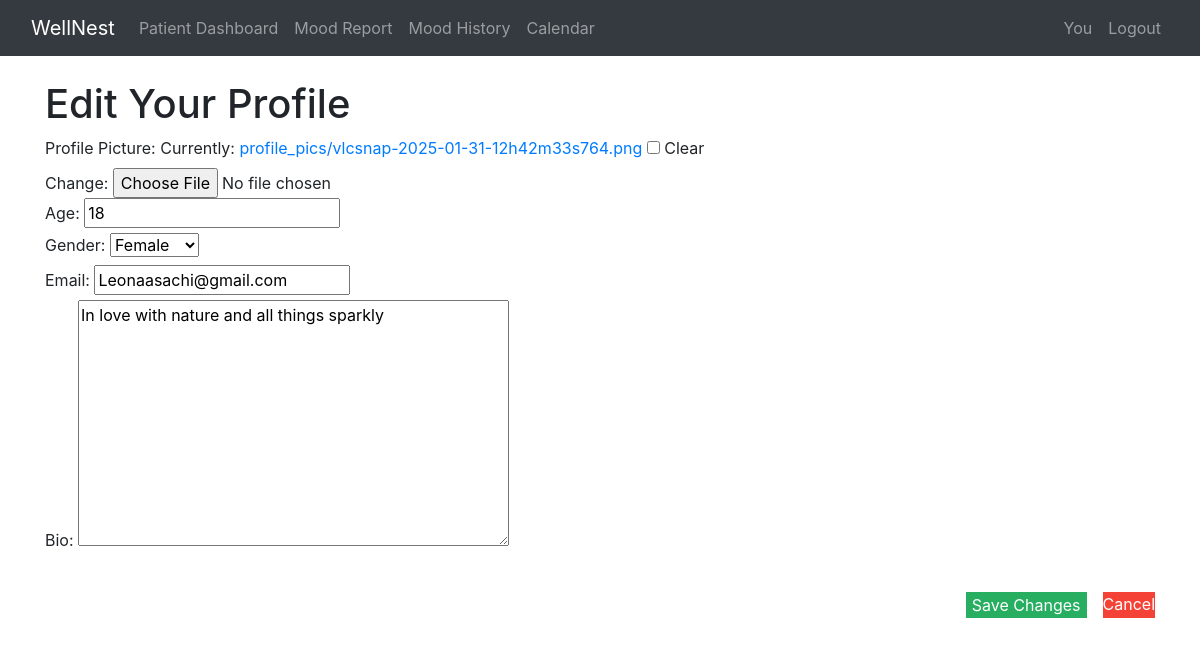
The app's page /edit_profile_view/ (signed in) with its own data.
### website/models.py (models this page shows, shortened)
class PatientProfile(models.Model):
    user = models.OneToOneField(User, on_delete=models.CASCADE)
    age = models.CharField(max_length=3, blank=True)
    gender = models.CharField(
        max_length=10,
        choices=[('Male', 'Male'), ('Female', 'Female'), ('Other', 'Other')],
        blank=True
    )
    phone = models.CharField(max_length=15, blank=True)
    email = models.EmailField(blank=True)
    bio = models.TextField(blank=True, null=True)
    profile_picture = models.ImageField(upload_to='profile_pics/', blank=True, null=True)  # 👈 Add this line

### website/appointment_views.py (the view)
# urls.py: path('edit_profile_view/', appointment_views.edit_profile_view, name='edit_profile_view'),
@login_required
def edit_profile_view(request):
    profile = get_object_or_404(PatientProfile, user=request.user)
    if request.method == 'POST':
        form = PatientProfileForm(request.POST, request.FILES, instance=profile)
        if form.is_valid():
            form.save()
            messages.success(request, 'Profile updated successfully!')
            return redirect('profile_summary_view')  # Return to summary after save
    else:
        form = PatientProfileForm(instance=profile)
    return render(request, 'profiles/patient_edit_profile.html', {'form': form})

### website/forms.py
class PatientProfileForm(forms.ModelForm):
    class Meta:
        model = PatientProfile
        fields = [ 'age', 'gender', 'phone', 'email', 'bio', 'profile_picture']

### website/templates/profiles/patient_edit_profile.html (shortened to what this page needs)
{% extends "base.html" %}
{% load static %}
{% block content %}
<div class="profile-edit-container">
    <h1 class="edit-profile-title">Edit Your Profile</h1>
    <form method="POST" enctype="multipart/form-data" class="profile-edit-form">
        <div class="form-field">
            <label for="{{ form.profile_picture.id_for_label }}">Profile Picture:</label>
            {{ form.profile_picture }}
        </div>
        <div class="form-field">
            <label for="{{ form.age.id_for_label }}">Age:</label>
            {{ form.age }}
        </div>
        <div class="form-field">
            <label for="{{ form.gender.id_for_label }}">Gender:</label>
            {{ form.gender }}
        </div>
        <div class="form-field">
          <label for="{{ form.email.id_for_label }}">Email:</label>
          {{ form.email }}
      </div>
        <div class="form-field">
            <label for="{{ form.bio.id_for_label }}">Bio:</label>
            {{ form.bio }}
        </div>
        <div class="form-actions">
            <button type="submit" class="btn-save">
                 Save Changes
            </button>
            <a href="{% url 'profile_summary_view' %}" class="btn-cancel">
                 Cancel
            </a>
        </div>
    </form>
</div>
{% endblock %}

### static/css/main.css (style rules this page uses)
.form-actions { display: flex; gap: 1rem; margin-top: 2rem; justify-content: flex-end; }
.btn-save { background: #4CAF50; color: white; }
.btn-cancel { background: #f44336; color: white; }
.profile-actions, .form-actions { display: flex; gap: 1rem; margin-top: 2rem; }
.btn-save { background: #27ae60; color: white; border: none; }

### records on screen
PatientProfile: age "18", gender "Female", email "Leonaasachi@gmail.com", bio "In love with nature and all things sparkly"
